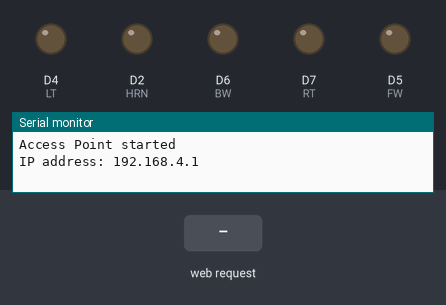
Simulated run of this sketch. Board: ESP8266 (NodeMCU). Parts: output pins drawn as LEDs (lit = HIGH), the last lines printed to the serial monitor. Inputs (shaded band) come from the test bench.

Above: at 1.2 s.
1.3 s: HTTP request GET /fw received
At 1.9 s:
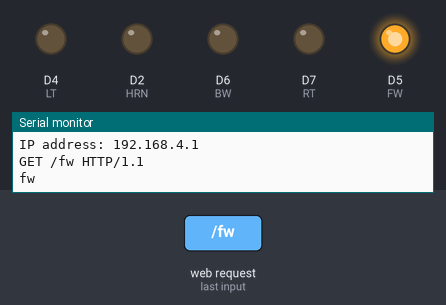
2.8 s: HTTP request GET /bw received
At 4.0 s:
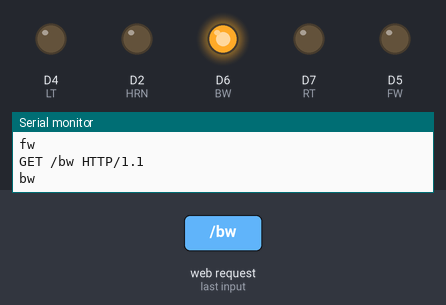
4.3 s: HTTP request GET /lt received
At 5.4 s:
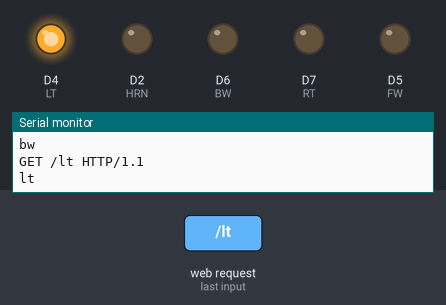
5.8 s: HTTP request GET /rt received
At 6.5 s:
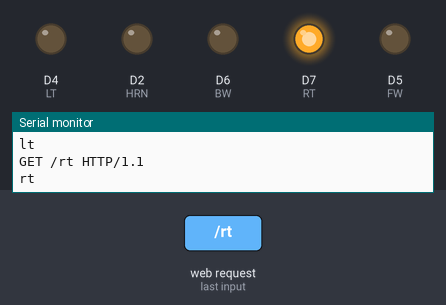
7.3 s: HTTP request GET /hrn received
At 7.7 s:
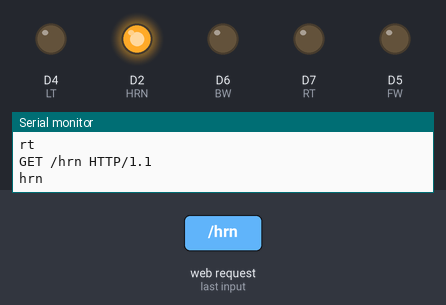
Timing chart, 0 to 9.8 s (numbered marks = the images above; inputs shaded):
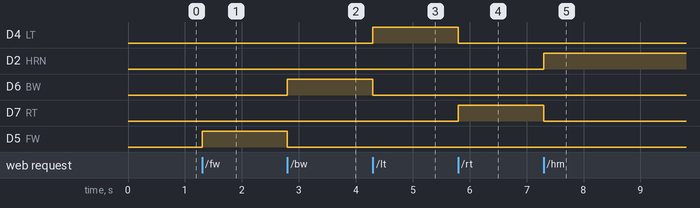

Measured:
- after the input at 1.3 s, D5 (FW): LOW → HIGH at once
- after the input at 2.8 s, D6 (BW): LOW → HIGH at once; D5 (FW): HIGH → LOW at once
- after the input at 4.3 s, D4 (LT): LOW → HIGH at once; D6 (BW): HIGH → LOW at once
- after the input at 5.8 s, D4 (LT): HIGH → LOW at once; D7 (RT): LOW → HIGH at once
- after the input at 7.3 s, D2 (HRN): LOW → HIGH at once; D7 (RT): HIGH → LOW at once

The sketch:

car_code.ino
```cpp
#include <ESP8266WiFi.h>
#include <WiFiClient.h>

#include <String.h>

#define FW D5
#define BW D6
#define RT  D7
#define LT  D4
#define HRN D2

const char* ssid = "RAIS";
const char* password = "12345678";
WiFiServer server(80);

void setup() {
  Serial.begin(115200);
  WiFi.softAP(ssid, password);
  server.begin();
  Serial.println("Access Point started");
  Serial.print("IP address: ");
  Serial.println(WiFi.softAPIP());  //

  pinMode(FW, OUTPUT);
  pinMode(BW, OUTPUT);
  pinMode(RT, OUTPUT);
  pinMode(LT, OUTPUT);
  pinMode(HRN, OUTPUT);


  digitalWrite(FW, LOW);
  digitalWrite(BW, LOW);
  digitalWrite(LT, LOW);
  digitalWrite(RT, LOW);
  digitalWrite(HRN, LOW);

}

void loop() {

  String all_command = "";

  WiFiClient client = server.available();

  if (client) {
    String request = "";
    while (client.connected()) {
      if (client.available()) {
        char c = client.read();
        request += c;
        if (c == '\r') {
          // End of line reached, check if next character is newline

          Serial.println(request);  // full HTTP command line including GET  and HTTP 1

          // Extract command from request string
          int start = request.indexOf("GET /") + 5;
          int end = request.indexOf("HTTP/");
          String command = request.substring(start, end);

          //Purify the command
          command.replace("\n", "");
          command.replace("\r", "");
          command.replace(" ", ""); // removes all space characters
          command.replace("\t", ""); // removes all tab characters
          command.trim();

          Serial.println(command);

          all_command =  command + " is on";  // green is on


          if (command.equals("fw")) {
            digitalWrite(FW, HIGH );
            digitalWrite(LT, LOW);
            digitalWrite(RT, LOW);
            digitalWrite(BW, LOW);
            digitalWrite(HRN, LOW);

          }

          if (command.equals("bw")) {
            digitalWrite(FW, LOW);
            digitalWrite(LT, LOW);
            digitalWrite(RT, LOW);
            digitalWrite(BW, HIGH);
            digitalWrite(HRN, LOW);

          }

          if (command.equals("lt")) {
            digitalWrite(FW, LOW);
            digitalWrite(LT, HIGH);
            digitalWrite(RT, LOW);
            digitalWrite(BW, LOW);
            digitalWrite(HRN, LOW);

          }

          if (command.equals("rt")) {
            digitalWrite(FW, LOW);
            digitalWrite(LT, LOW);
            digitalWrite(RT, HIGH);
            digitalWrite(BW, LOW);
            digitalWrite(HRN, LOW);

          }

          if (command.equals("hrn")) {
            digitalWrite(FW, LOW);
            digitalWrite(LT, LOW);
            digitalWrite(RT, LOW);
            digitalWrite(BW, LOW);
            digitalWrite(HRN, HIGH);

          }

          if (command.equals("stp")) {
            digitalWrite(FW, LOW);
            digitalWrite(LT, LOW);
            digitalWrite(RT, LOW);
            digitalWrite(BW, LOW);
            digitalWrite(HRN, LOW);

          }


          if (client.peek() == '\n') {
            client.println("HTTP/1.1 200 OK");
            client.println("Content-type:text/html");
            client.println();
            String commandWithTags = "<html><body>" + all_command + "</body></html>";
            client.println(commandWithTags);
            break;

          }
        }
      }
    }
  }
}
```
